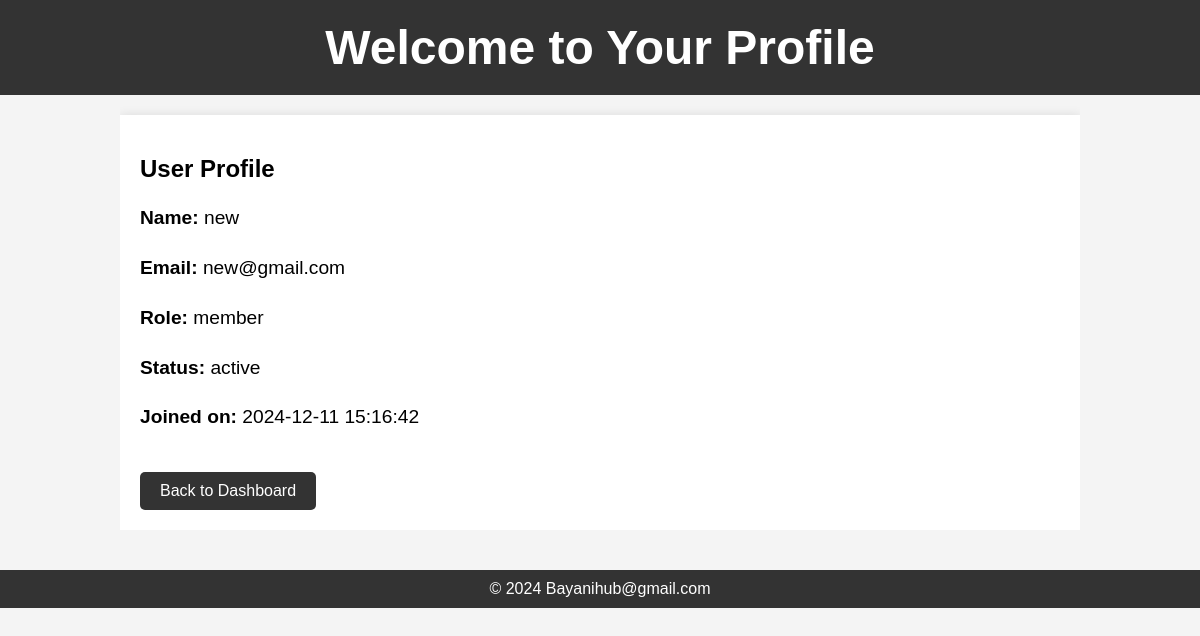
Page /app/views/profile.php (signed in) on the committed database.
### tables this page shows
CREATE TABLE `users` (
  `id` int(11) NOT NULL,
  `name` varchar(100) NOT NULL,
  `email` varchar(100) NOT NULL,
  `password` varchar(255) NOT NULL,
  `created_at` timestamp NOT NULL DEFAULT current_timestamp(),
  `reset_token` varchar(255) DEFAULT NULL,
  `token_expiry` datetime DEFAULT NULL,
  `role` enum('admin','member') DEFAULT 'member',
  `status` enum('active','inactive') DEFAULT 'active'
);

### app/views/profile.php (the view, shortened to what this page needs)
<?php
$db = new Database();
$pdo = $db->connect();
$userId = $_SESSION['user']['id'];
$userProfile = null;
try {
    $stmt = $pdo->prepare("SELECT * FROM users WHERE id = ?");
    $stmt->execute([$userId]);
    $userProfile = $stmt->fetch(PDO::FETCH_ASSOC);
} catch (Exception $e) {
    error_log("Error fetching user profile: " . $e->getMessage());
    echo "An error occurred while fetching your profile.";
    exit();
}
?>
<!DOCTYPE html>
<html lang="en">
<head>
    <link rel="stylesheet" href="public/assets/profileStyle.css">
</head>
<body>
    <header>
        <h1>Welcome to Your Profile</h1>
    </header>
    <div class="container">
        <div class="profile-info">
            <h2>User Profile</h2>
            <?php if ($userProfile): ?>
                <p><span>Name:</span> <?= htmlspecialchars($userProfile['name']) ?></p>
                <p><span>Email:</span> <?= htmlspecialchars($userProfile['email']) ?></p>
                <p><span>Role:</span> <?= htmlspecialchars($userProfile['role']) ?></p>
                <p><span>Status:</span> <?= htmlspecialchars($userProfile['status']) ?></p>
                <p><span>Joined on:</span> <?= htmlspecialchars($userProfile['created_at']) ?></p>
            <?php else: ?>
                <p>User profile not found.</p>
            <?php endif; ?>
            <a href="?page=dashboard">Back to Dashboard</a>
        </div>
    </div>
    <footer>
        <p>&copy; 2024 Bayanihub@gmail.com</p>
    </footer>
</body>
</html>

### public/assets/profileStyle.css (style rules this page uses)
body { font-family: Arial, sans-serif; background-color: #f4f4f4; margin: 0; padding: 0; }
.container { width: 80%; margin: auto; overflow: hidden; }
header { background: #333; color: #fff; padding: 20px 0; text-align: center; }
header h1 { margin: 0; font-size: 3em; }
.profile-info { background: white; padding: 20px; margin-top: 20px; box-shadow: 0 0 10px rgba(0, 0, 0, 0.1); }
.profile-info p { font-size: 1.2em; line-height: 1.6; }
.profile-info p span { font-weight: bold; }
.profile-info a { display: inline-block; margin-top: 20px; padding: 10px 20px; background: #333; color: #fff; text-decoration: none; border-radius: 5px; }
footer { background: #333; color: #fff; padding: 10px 0; text-align: center; margin-top: 40px; }
footer p { margin: 0; }

### rows in the picture
users: name "new", email "new@gmail.com", role "member", status "active", created_at "2024-12-11 15:16:42"
